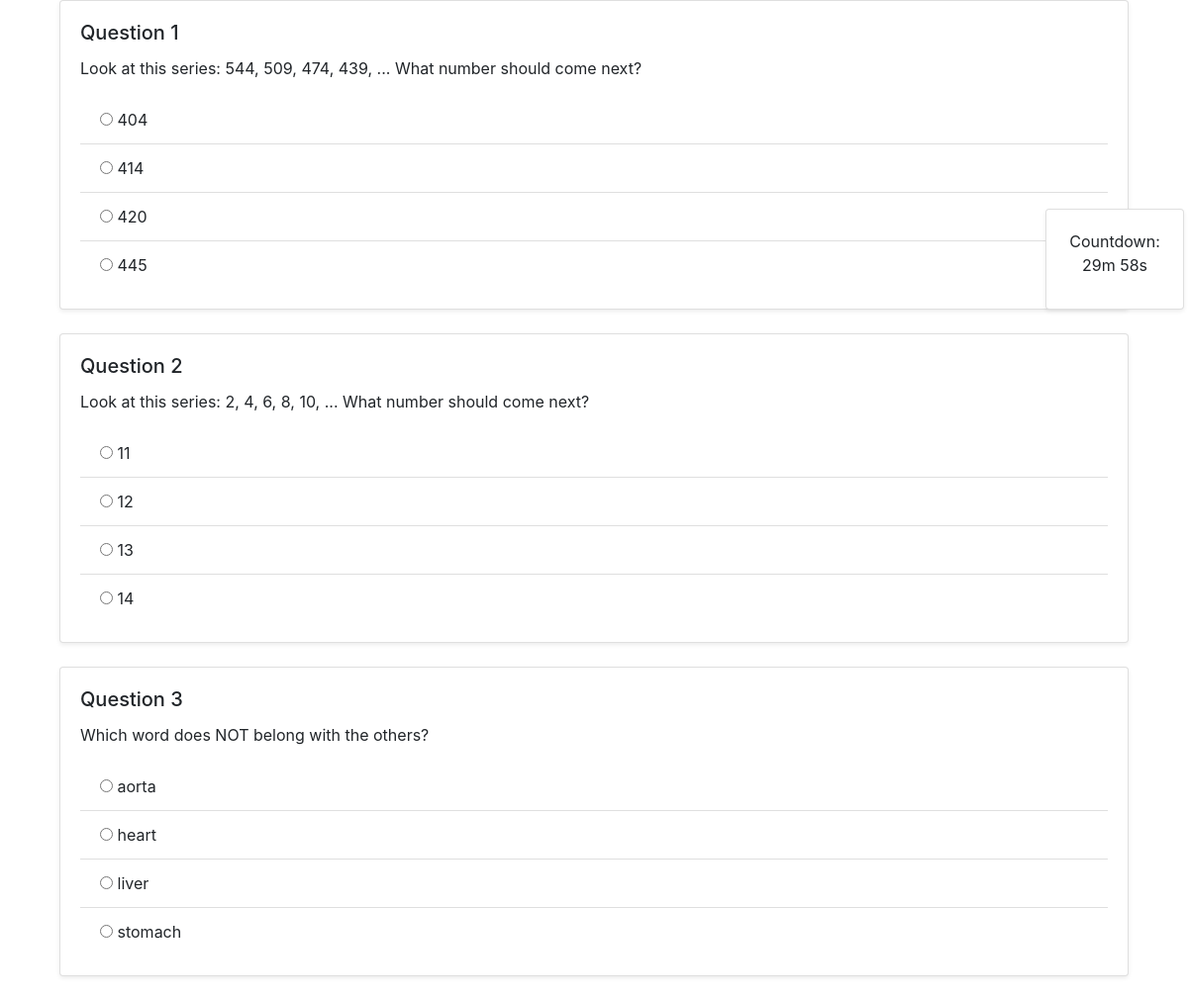
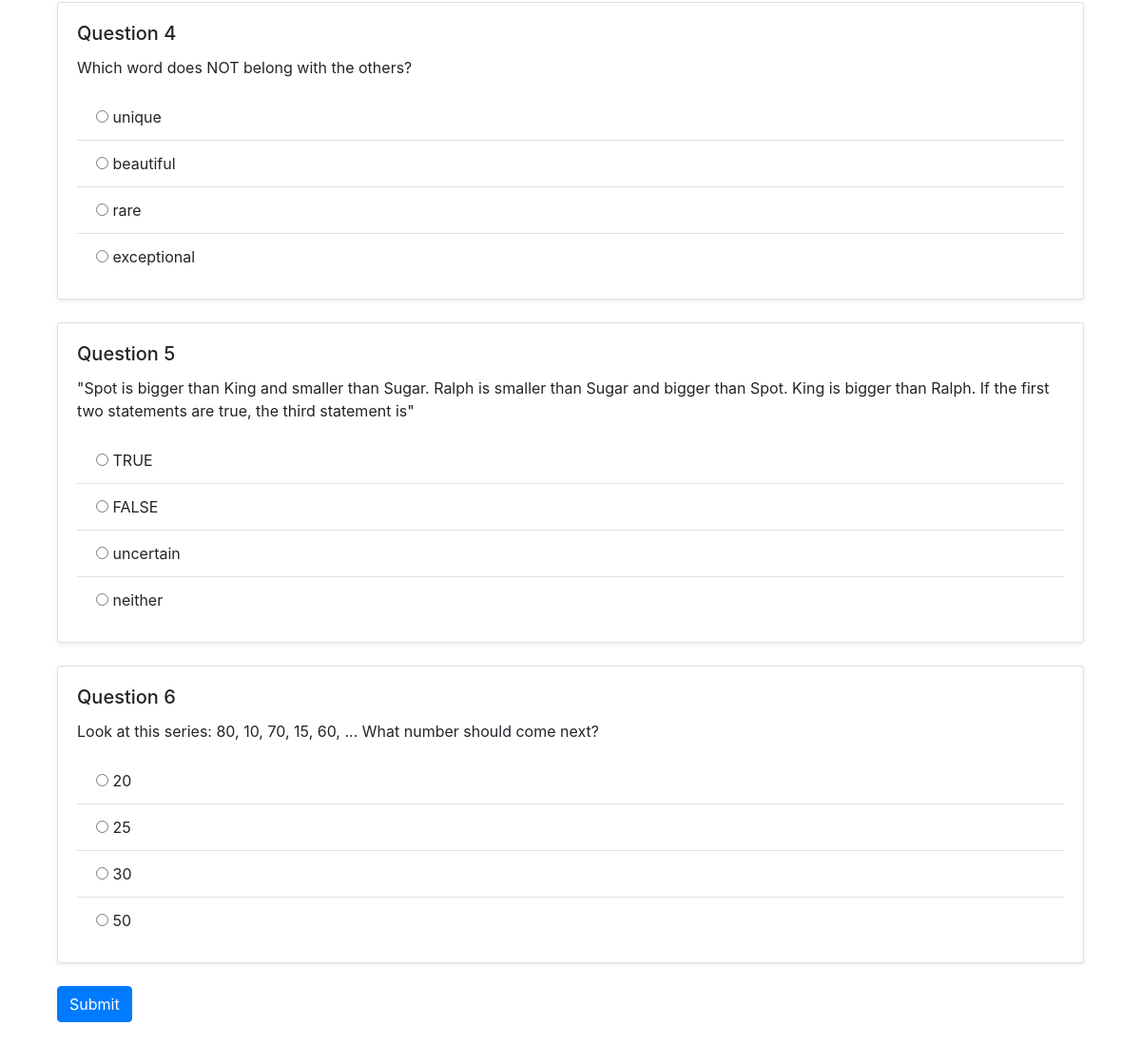
The app's page /User/Questions/17 (signed in) with its own data (2 pictures, top to bottom).
### Master/models.py (models this page shows)
class tbl_question(models.Model):
    question_id = models.AutoField(primary_key=True)
    question_content=models.CharField(max_length=500)
    question_score=models.IntegerField()
    option_1=models.CharField(max_length=500)
    option_2=models.CharField(max_length=500)
    option_3=models.CharField(max_length=500)
    option_4=models.CharField(max_length=500)
    answer=models.CharField(max_length=500)
    category_id=models.ForeignKey(tbl_category,on_delete=models.CASCADE)
    answer_key=models.CharField(max_length=500,null=True)

### User/views.py (the view)
# urls.py: path('Questions/', views.Questions,name='Questions'),
def Questions(request, cid):
    if 'uid' not in request.session:
        return redirect('login')
    user_id = request.session['uid']
    user = tbl_user.objects.get(user_id=user_id)
    all_questions = tbl_question.objects.filter(category_id=cid)
    if all_questions.count() > 30:
        random_questions = sample(list(all_questions), 30)
    else:
        random_questions = all_questions
    if request.method == "POST":
        test = tbl_test.objects.get(user_id=user, test_status='0')
        test.test_end_time = timezone.now()
        test.test_status = '1'
        total_score = 0
        for question in random_questions:
            answer_key = f'answer_{question.question_id}'
            user_answer = request.POST.get(answer_key)
            if user_answer == question.answer:
                total_score += question.question_score
            test_question = tbl_test_question.objects.create(
                test_id=test,
                test_question_answer=user_answer,
                test_question_score=question.question_score if user_answer == question.answer else 0,
                question_id=question  # Insert question_id into tbl_test_question
            )
            test_question.save()
        test.test_score = total_score
        test.save()
        return render(request, 'User/HomePage.html')
    else:
        data = tbl_test.objects.filter(user_id=request.session['uid'],test_status=0).count()
        if data > 0:
            return render(request, 'User/Questions.html', {'Questions': random_questions})
        else:
            test = tbl_test.objects.create(user_id=user)
            return render(request, 'User/Questions.html', {'Questions': random_questions})

### User/Templates/User/Questions.html (shortened to what this page needs)
<!DOCTYPE html>
<html lang="en">
<head>
  <link href="https://stackpath.bootstrapcdn.com/bootstrap/4.5.2/css/bootstrap.min.css" rel="stylesheet" />
</head>
<body>
  <div class="card shadow-sm timer">
    <div class="card-body">
      <div class="card-title" id="timer"></div>
    </div>
  </div>
  <div class="container">
    <form method="POST">
      {% csrf_token %} {% for question in Questions %}
      <div class="col-md-12 mb-4">
        <div class="card shadow-sm">
          <div class="card-body">
            <h5 class="card-title">Question {{ forloop.counter }}</h5>
            <p class="card-text">{{ question.question_content }}</p>
            <ul class="list-group list-group-flush">
              <li class="list-group-item">
                <input type="radio" required name="answer_{{ question.question_id }}" value="{{ question.option_1 }}" />
                {{ question.option_1 }}
              </li>
              <li class="list-group-item">
                <input type="radio" name="answer_{{ question.question_id }}" value="{{ question.option_2 }}" />
                {{ question.option_2 }}
              </li>
              <li class="list-group-item">
                <input type="radio" name="answer_{{ question.question_id }}" value="{{ question.option_3 }}" />
                {{ question.option_3 }}
              </li>
              <li class="list-group-item">
                <input type="radio" name="answer_{{ question.question_id }}" value="{{ question.option_4 }}" />
                {{ question.option_4 }}
              </li>
            </ul>
          </div>
        </div>
      </div>
      {% endfor %}
      <div class="col-md-12 mb-4">
        <input onclick="changeSession()" type="submit" class="btn btn-primary" value="Submit" />
      </div>
    </form>
  </div>
</body>
</html>

### User/Templates/User/Questions.html (style rules this page uses)
.timer { z-index: 99; width: 140px; text-align: center; position: fixed; top: 10%; left: 88%; }

### records on screen
tbl_question: question_content "Look at this series: 544, 509, 474, 439, ... What number should come next?", option_1 "404", option_2 "414", option_3 "420", option_4 "445"
tbl_question: question_content "Look at this series: 2, 4, 6, 8, 10, ... What number should come next?", option_1 "11", option_2 "12", option_3 "13", option_4 "14"
tbl_question: question_content "Which word does NOT belong with the others?", option_1 "aorta", option_2 "heart", option_3 "liver", option_4 "stomach"
tbl_question: question_content "Which word does NOT belong with the others?", option_1 "unique", option_2 "beautiful", option_3 "rare", option_4 "exceptional"
tbl_question: question_content "\"Spot is bigger than King and smaller than Sugar. Ralph is smaller than Sugar and bigger than Spot. King is bigger than Ralph. If the first two statements are true, the third statement is\"", option_1 "TRUE", option_2 "FALSE", option_3 "uncertain", option_4 "neither"
tbl_question: question_content "Look at this series: 80, 10, 70, 15, 60, ... What number should come next?", option_1 "20", option_2 "25", option_3 "30", option_4 "50"
